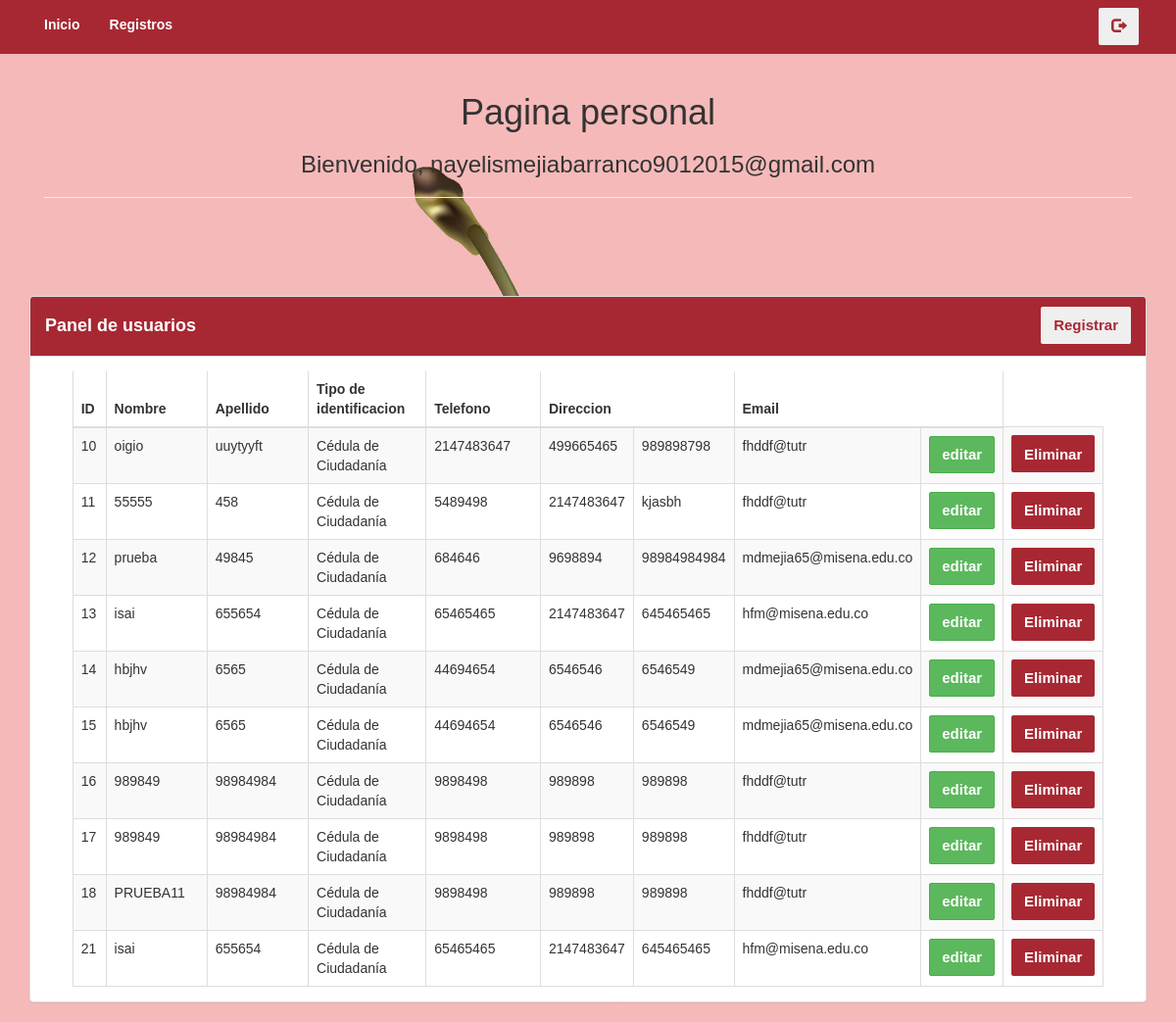
The app's page /personal/personal_portada.php (signed in) with its own data.
### tables this page shows
CREATE TABLE `banco` (
  `nombre` varchar(50) NOT NULL,
  `apellido` varchar(50) NOT NULL,
  `tipoident` varchar(50) NOT NULL,
  `numid` int(30) NOT NULL,
  `telefono` int(30) NOT NULL,
  `direccion` varchar(50) NOT NULL,
  `email` varchar(50) NOT NULL,
  `id` int(11) NOT NULL
);

### personal/personal_portada.php (the view, shortened to what this page needs)
<!DOCTYPE html>
<html>
<head>
<link rel="stylesheet" href="../bootstrap/css/bootstrap.min.css">
</head>
	<body class="mm">
<?php include("../header.php");?>
	<div class="wrapper">
	<div class="container">
		<div class="col-lg-12">
			<center>
				<h1>Pagina personal</h1>
				<h3>
				<?php
				if(isset($_SESSION['personal_login']))
				{
				?>
					Bienvenido,
				<?php
					echo $_SESSION['personal_login'];
				}
				?>
				</h3>
			</center>
            <hr>
		</div>
	</div>
	</div>
	<br>
 <?php
  $conexion = mysqli_connect("localhost", "root", "", "bd") or
  die("Problemas con la conexión");
  $registros = mysqli_query($conexion, "select * from banco") or
    die("Problemas en el select:" . mysqli_error($conexion));  ?>
               <nav class="table">
               <br>
               <br>
               <br>
                <div class="row" >
                <div class="col-lg-12">
                    <div class="panel panel-default">
                        <div class="panel-heading background-color: #a72833 ">
                        <button id="lll"type="button" class=" lll btn btn" data-toggle="modal" data-target="#myModal" i class="fa-solid fa-file-circle-plus" style="color:#a72833;" ></i >Registrar</button>
                          <h4 style=color:white;><b> Panel de usuarios</b></h4>
                        </div>
                        <div class="panel-body">
                            <div class="table-responsive">
                                <table class="table table-striped table-bordered table-hover">
                                    <thead>
                                        <tr>
                                        <th width="4%">ID</th>
                                            <th width="18%">Nombre</th>
                                            <th width="24%">Apellido</th>
                                            <th width="19%">Tipo de identificacion</th>
                                            <th width="24%">Telefono</th>
											                      <th colspan="2">Direccion</th>
                                            <th colspan="2">Email</th>
                                        </tr>
                                    </thead>
      </div>
      </div>
      </div>
      </div>
      </div>
    <tbody>
    <tr>
      <?php
  while ($reg = mysqli_fetch_array($registros)) {?>
   <td><?php echo $reg['id']; ?></td>
    <td><?php echo  $reg['nombre']; ?></td>
    <td><?php echo $reg['apellido'] ; ?></td>
    <td><?php
    switch ($reg['tipoident']) {
      case 1:
        echo "Cédula de Ciudadanía";
        break;
    }?></td>
    <td><?php echo $reg['numid'] ; ?></td>
    <td><?php echo $reg['telefono'] ; ?></td>
    <td><?php echo $reg['direccion'] ; ?></td>
    <td><?php echo $reg['email'] ; ?></td>
    <td><a  data-toggle="modal" data-target="#myModal3"  href="editar.php?id=<?php  echo $reg['id'] ?>"><button type="submit" class="btn btn-success">editar</button></td></a>
    <td><a href="borrar.php?id=<?php  echo $reg['id'] ?>"><button type="submit" class="btn btn" style=" background-color:#a72833; color:white;"  >Eliminar</button></td></a>
  </tr>
    <?php  }  ?>
     </tbody>
	</body>
</html>

### personal/personal_portada.php (style rules this page uses)
.form-control, .btn { min-height: 38px; border-radius: 2px; }
.btn { font-size: 15px; font-weight: bold; }
body { margin: 0; font-family: Arial, Helvetica, sans-serif; }
.mm { background-image: url(back.jpg); }
.table { margin: auto; width: 95%; border: 3px red; }
.lll { color: #a72833; float: right; }

### records on screen
banco: id "10", nombre "oigio", apellido "uuytyyft", tipoident "Cédula de Ciudadanía", numid "2147483647", telefono "499665465", direccion "989898798", email "fhddf@tutr"
banco: id "11", nombre "55555", apellido "458", tipoident "Cédula de Ciudadanía", numid "5489498", telefono "2147483647", direccion "kjasbh", email "fhddf@tutr"
banco: id "12", nombre "prueba", apellido "49845", tipoident "Cédula de Ciudadanía", numid "684646", telefono "9698894", direccion "98984984984", email "mdmejia65@misena.edu.co"
banco: id "13", nombre "isai", apellido "655654", tipoident "Cédula de Ciudadanía", numid "65465465", telefono "2147483647", direccion "645465465", email "hfm@misena.edu.co"
banco: id "14", nombre "hbjhv", apellido "6565", tipoident "Cédula de Ciudadanía", numid "44694654", telefono "6546546", direccion "6546549", email "mdmejia65@misena.edu.co"
banco: id "15", nombre "hbjhv", apellido "6565", tipoident "Cédula de Ciudadanía", numid "44694654", telefono "6546546", direccion "6546549", email "mdmejia65@misena.edu.co"
banco: id "16", nombre "989849", apellido "98984984", tipoident "Cédula de Ciudadanía", numid "9898498", telefono "989898", direccion "989898", email "fhddf@tutr"
banco: id "17", nombre "989849", apellido "98984984", tipoident "Cédula de Ciudadanía", numid "9898498", telefono "989898", direccion "989898", email "fhddf@tutr"
banco: id "18", nombre "PRUEBA11", apellido "98984984", tipoident "Cédula de Ciudadanía", numid "9898498", telefono "989898", direccion "989898", email "fhddf@tutr"
banco: id "21", nombre "isai", apellido "655654", tipoident "Cédula de Ciudadanía", numid "65465465", telefono "2147483647", direccion "645465465", email "hfm@misena.edu.co"

### other values on screen
$_SESSION['personal_login'] "nayelismejiabarranco9012015@gmail.com"
